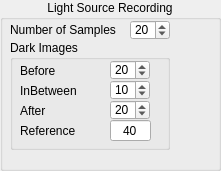
     <widget class="QGroupBox" name="LSR_Box">
      <property name="geometry">
       <rect>
        <x>290</x>
        <y>480</y>
        <width>221</width>
        <height>171</height>
       </rect>
      </property>
      <property name="title">
       <string>Light Source Recording</string>
      </property>
      <property name="alignment">
       <set>Qt::AlignHCenter</set>
      </property>
      <property name="lineWidth" stdset="0">
       <number>2</number>
      </property>
      <widget class="QLabel" name="textLabelDCL2">
       <property name="geometry">
        <rect>
         <x>10</x>
         <y>20</y>
         <width>120</width>
         <height>20</height>
        </rect>
       </property>
       <property name="text">
        <string>Number of Samples</string>
       </property>
       <property name="wordWrap">
        <bool>false</bool>
       </property>
      </widget>
      <widget class="QGroupBox" name="groupBox69_2">
       <property name="geometry">
        <rect>
         <x>10</x>
         <y>40</y>
         <width>160</width>
         <height>110</height>
        </rect>
       </property>
       <property name="title">
        <string>Dark Images</string>
       </property>
       <widget class="QLabel" name="textLabelMisc3_2_3">
        <property name="geometry">
         <rect>
          <x>10</x>
          <y>20</y>
          <width>90</width>
          <height>21</height>
         </rect>
        </property>
        <property name="toolTip">
         <string>Select and press shift F1 for help</string>
        </property>
        <property name="whatsThis">
         <string>Fixed  number of dark images at the end of the burst of images as specified in the Light Source Recording table above. The average of the reference dark images is stored in the DOM file together with the standard deviations for each pixel and one dark image.</string>
        </property>
        <property name="text">
         <string>Before</string>
        </property>
        <property name="alignment">
         <set>Qt::AlignVCenter</set>
        </property>
        <property name="wordWrap">
         <bool>false</bool>
        </property>
       </widget>
       <widget class="QLabel" name="textLabelMisc3_2_2_2_">
        <property name="geometry">
         <rect>
          <x>10</x>
          <y>40</y>
          <width>90</width>
          <height>21</height>
         </rect>
        </property>
        <property name="text">
         <string>InBetween</string>
        </property>
        <property name="wordWrap">
         <bool>false</bool>
        </property>
       </widget>
       <widget class="QLabel" name="textLabelMisc3_2_2_3_2">
        <property name="geometry">
         <rect>
          <x>10</x>
          <y>80</y>
          <width>90</width>
          <height>21</height>
         </rect>
        </property>
        <property name="text">
         <string>Reference</string>
        </property>
        <property name="wordWrap">
         <bool>false</bool>
        </property>
       </widget>
       <widget class="QSpinBox" name="LSR_DarkimagesA">
        <property name="geometry">
         <rect>
          <x>100</x>
          <y>60</y>
          <width>40</width>
          <height>20</height>
         </rect>
        </property>
        <property name="toolTip">
         <string/>
        </property>
        <property name="wrapping">
         <bool>false</bool>
        </property>
        <property name="minimum">
         <number>10</number>
        </property>
        <property name="maximum">
         <number>60</number>
        </property>
        <property name="value">
         <number>20</number>
        </property>
       </widget>
       <widget class="QSpinBox" name="LSR_DarkimagesInB">
        <property name="geometry">
         <rect>
          <x>100</x>
          <y>40</y>
          <width>40</width>
          <height>20</height>
         </rect>
        </property>
        <property name="toolTip">
         <string>Nr of Dark images between two subsequent light samples, use at least 5 for negligable cross talk.</string>
        </property>
        <property name="wrapping">
         <bool>false</bool>
        </property>
        <property name="minimum">
         <number>1</number>
        </property>
        <property name="maximum">
         <number>60</number>
        </property>
        <property name="value">
         <number>10</number>
        </property>
       </widget>
       <widget class="QLabel" name="textLabelMisc3_2_2_2">
        <property name="geometry">
         <rect>
          <x>10</x>
          <y>60</y>
          <width>90</width>
          <height>21</height>
         </rect>
        </property>
        <property name="text">
         <string>After</string>
        </property>
        <property name="wordWrap">
         <bool>false</bool>
        </property>
       </widget>
       <widget class="QLineEdit" name="LSR_DarkimagesRef">
        <property name="geometry">
         <rect>
          <x>100</x>
          <y>80</y>
          <width>41</width>
          <height>21</height>
         </rect>
        </property>
        <property name="toolTip">
         <string>Select and press shift+F1 for help</string>
        </property>
        <property name="whatsThis">
         <string>Fixed  number of dark images at the end of the burst of images as specified in the Light Source Recording table. The average of the reference dark images is stored in the DOM file together with the standard deviations for each pixel and one dark image.</string>
        </property>
        <property name="text">
         <string>40</string>
        </property>
        <property name="alignment">
         <set>Qt::AlignHCenter</set>
        </property>
        <property name="readOnly">
         <bool>true</bool>
        </property>
       </widget>
       <widget class="QSpinBox" name="LSR_DarkimagesB">
        <property name="geometry">
         <rect>
          <x>100</x>
          <y>20</y>
          <width>40</width>
          <height>20</height>
         </rect>
        </property>
        <property name="toolTip">
         <string/>
        </property>
        <property name="wrapping">
         <bool>false</bool>
        </property>
        <property name="minimum">
         <number>10</number>
        </property>
        <property name="maximum">
         <number>60</number>
        </property>
        <property name="value">
         <number>20</number>
        </property>
       </widget>
      </widget>
      <widget class="QSpinBox" name="LSR_Samplenumber">
       <property name="geometry">
        <rect>
         <x>130</x>
         <y>20</y>
         <width>40</width>
         <height>20</height>
        </rect>
       </property>
       <property name="toolTip">
        <string>Number of Light samples with imageintensifier gate open</string>
       </property>
       <property name="wrapping">
        <bool>false</bool>
       </property>
       <property name="minimum">
        <number>1</number>
       </property>
       <property name="maximum">
        <number>60</number>
       </property>
       <property name="value">
        <number>20</number>
       </property>
      </widget>
     </widget>
